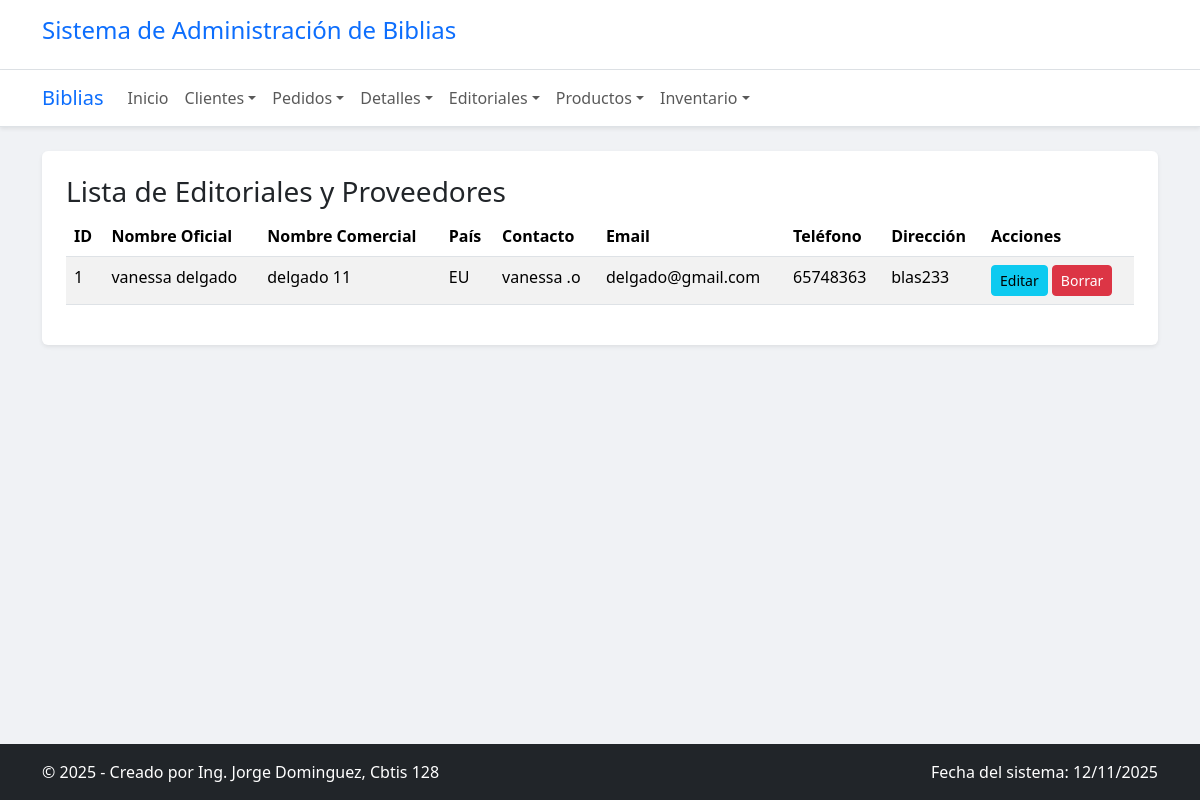
Screenshot of /editoriales/ with the database file from the repository.
### app_Biblia/models.py (models this page shows, shortened)
class EditorialProveedor(models.Model):
    nombre_oficial = models.CharField(max_length=255)
    nombre_comercial = models.CharField(max_length=255, blank=True, null=True)
    pais = models.CharField(max_length=100, blank=True, null=True)
    contacto_nombre = models.CharField(max_length=100, blank=True, null=True)
    contacto_email = models.EmailField(max_length=254, blank=True, null=True)
    telefono_internacional = models.CharField(max_length=30, blank=True, null=True)
    direccion = models.TextField(blank=True, null=True)
    class Meta:
        verbose_name_plural = "Editoriales y Proveedores"
        ordering = ['nombre_oficial']

### app_Biblia/views.py (the view)
# urls.py: path('editoriales/', views.ver_editoriales, name='ver_editoriales'),
def ver_editoriales(request):
    editoriales = EditorialProveedor.objects.all()
    return render(request, 'editorial_proveedor/ver_editoriales.html', {'editoriales': editoriales})

### app_Biblia/templates/editorial_proveedor/ver_editoriales.html
{% extends 'base.html' %}
{% block content %}
<h3>Lista de Editoriales y Proveedores</h3>
<div class="table-responsive">
  <table class="table table-striped">
    <thead>
      <tr>
        <th>ID</th>
        <th>Nombre Oficial</th>
        <th>Nombre Comercial</th>
        <th>País</th>
        <th>Contacto</th>
        <th>Email</th>
        <th>Teléfono</th>
        <th>Dirección</th>
        <th>Acciones</th>
      </tr>
    </thead>
    <tbody>
      {% for e in editoriales %}
      <tr>
        <td>{{ e.id }}</td>
        <td>{{ e.nombre_oficial }}</td>
        <td>{{ e.nombre_comercial|default:"N/A" }}</td>
        <td>{{ e.pais|default:"N/A" }}</td>
        <td>{{ e.contacto_nombre|default:"N/A" }}</td>
        <td>{{ e.contacto_email|default:"N/A" }}</td>
        <td>{{ e.telefono_internacional|default:"N/A" }}</td>
        <td>{{ e.direccion|default:"N/A"|truncatewords:5 }}</td>
        <td>
          <a class="btn btn-sm btn-info" href="{% url 'actualizar_editorial' e.id %}">Editar</a>
          <a class="btn btn-sm btn-danger" href="{% url 'borrar_editorial' e.id %}">Borrar</a>
        </td>
      </tr>
      {% empty %}
      <tr><td colspan="9">No hay editoriales registradas.</td></tr>
      {% endfor %}
    </tbody>
  </table>
</div>
{% endblock %}

### app_Biblia/templates/base.html (style rules this page uses)
body { background-color: #f0f2f5; }
.btn-info { background-color: #0dcaf0; border-color: #0dcaf0; color: #000; }
.btn-danger { background-color: #dc3545; border-color: #dc3545; }

### rows the page displays
EditorialProveedor: id "1", nombre_oficial "vanessa delgado", nombre_comercial "delgado 11", pais "EU", contacto_nombre "vanessa .o", contacto_email "delgado@gmail.com", telefono_internacional "65748363", direccion "blas233"
